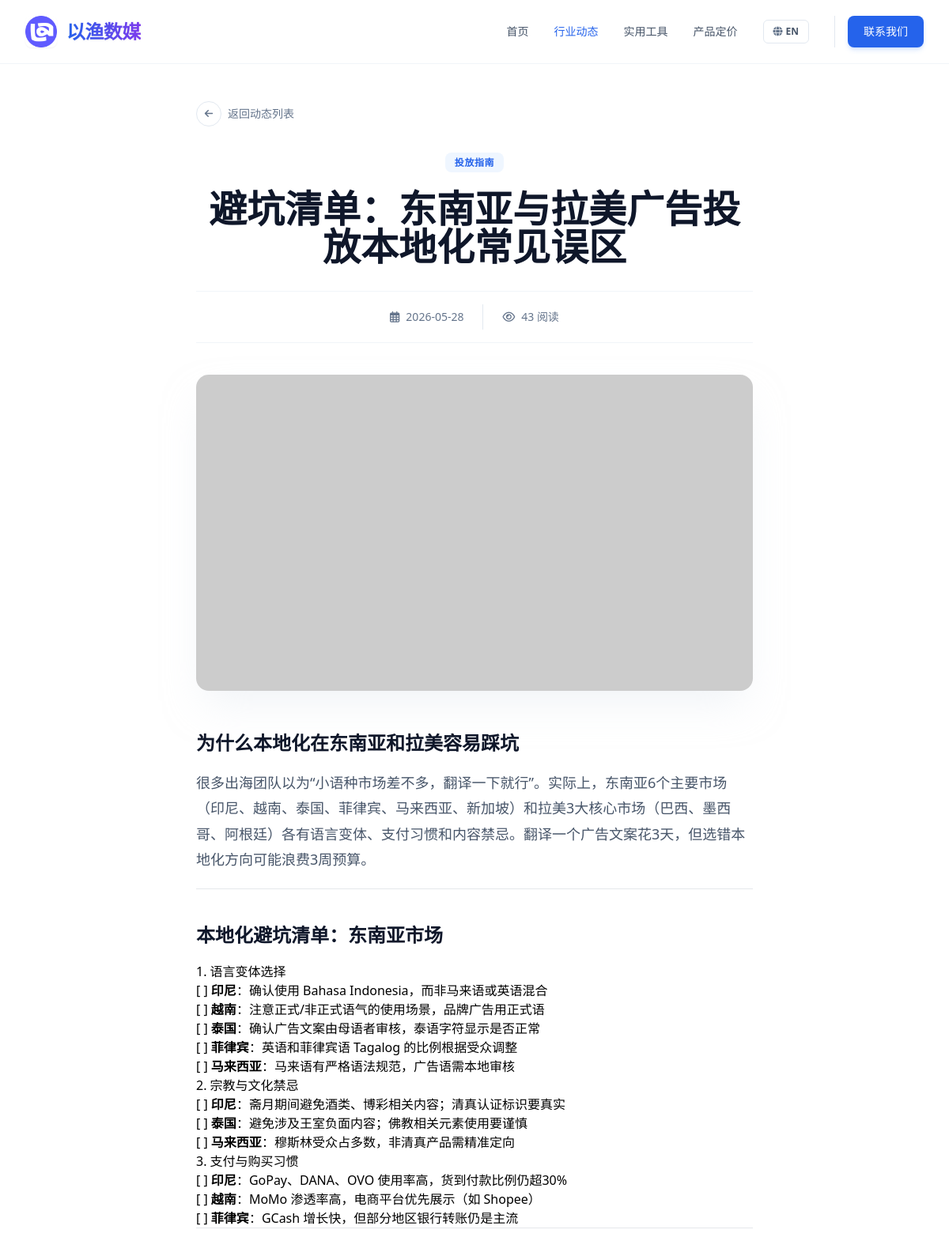
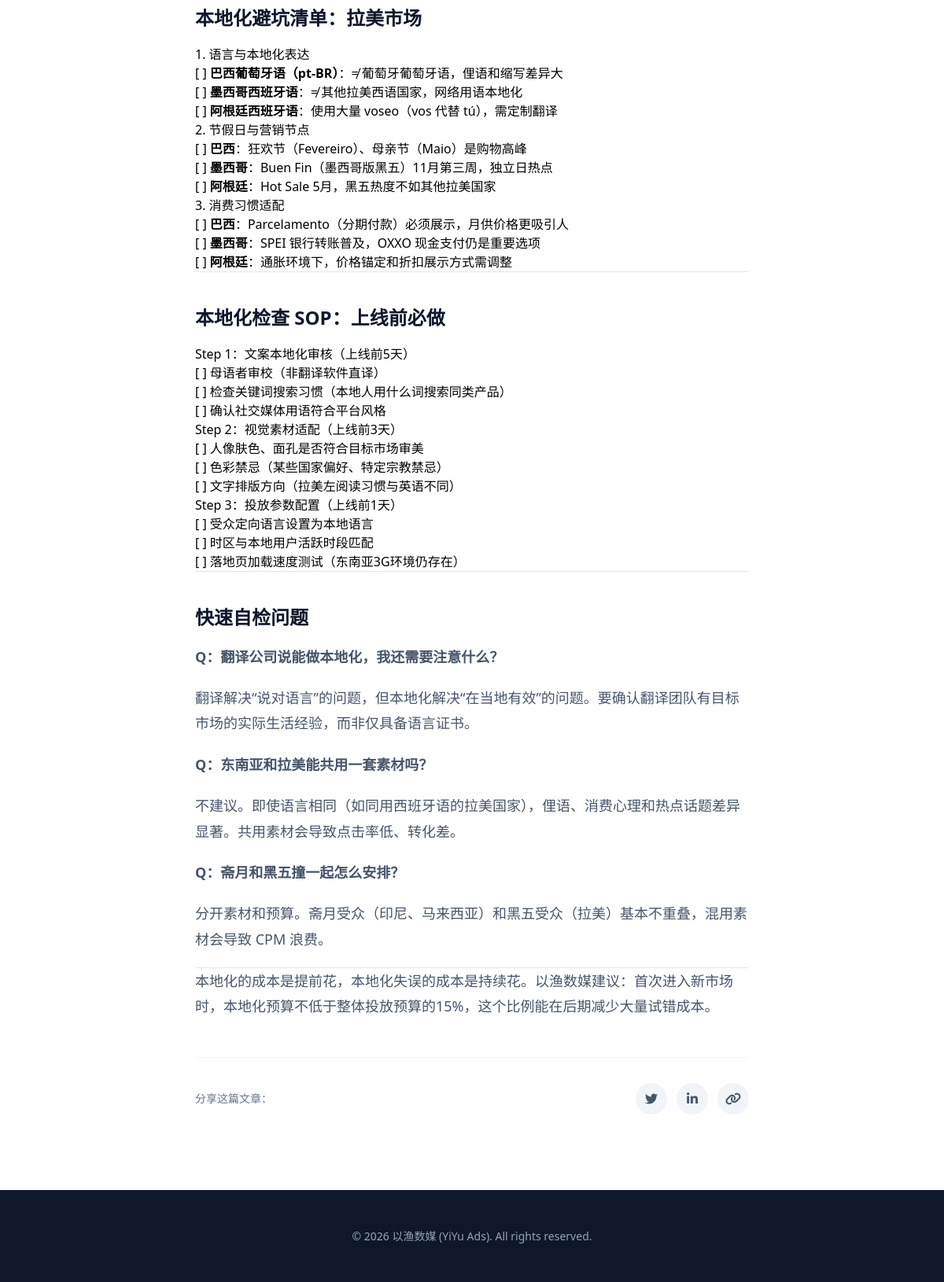
/article/127, run on the app's committed database (2 pictures, top to bottom).
### tables this page shows
CREATE TABLE articles (
            id INTEGER PRIMARY KEY AUTOINCREMENT,
            category_id TEXT NOT NULL,
            title TEXT NOT NULL,
            summary TEXT NOT NULL,
            content TEXT NOT NULL,
            date TEXT NOT NULL,
            views INTEGER DEFAULT 0,
            image TEXT NOT NULL
        , seo_keywords TEXT DEFAULT '', seo_score INTEGER DEFAULT 0, title_en TEXT DEFAULT '', summary_en TEXT DEFAULT '', content_en TEXT DEFAULT '', title_vi TEXT DEFAULT "", summary_vi TEXT DEFAULT "", content_vi TEXT DEFAULT "");

### app.py (the view)
@app.route('/article/<int:article_id>')
def article_detail(article_id):
    db = get_db()
    cur = db.cursor()
    cur.execute('SELECT * FROM articles WHERE id = ?', (article_id,))
    article = cur.fetchone()
    if article is None:
        return "Article not found", 404
    return render_template('article_detail.html', article=dict(article))

### app.py (called while the page is built)
def get_db():
    db = getattr(g, '_database', None)
    if db is None:
        db = g._database = sqlite3.connect(DB_PATH)
        db.row_factory = sqlite3.Row
    return db

@app.teardown_appcontext
def close_connection(exception):
    db = getattr(g, '_database', None)
    if db is not None:
        db.close()

@app.after_request
def add_header(response):
    response.headers["Cache-Control"] = "no-cache, no-store, must-revalidate"
    response.headers["Pragma"] = "no-cache"
    response.headers["Expires"] = "0"
    response.headers['Cache-Control'] = 'public, max-age=0'
    return response

### templates/article_detail.html (shortened to what this page needs)
<!DOCTYPE html>
<html lang="zh-CN" x-data="appData()">
<head>
    <script src="https://cdn.tailwindcss.com"></script>
    <link href="https://cdnjs.cloudflare.com/ajax/libs/font-awesome/6.0.0/css/all.min.css" rel="stylesheet">
</head>
<body class="font-sans antialiased bg-white">
    <nav class="fixed w-full z-50 transition-all duration-300 bg-white/90 backdrop-blur-md border-b border-slate-100">
        <div class="max-w-7xl mx-auto px-4 sm:px-6 lg:px-8">
            <div class="flex justify-between h-20 items-center">
                <a href="/" class="flex-shrink-0 flex items-center gap-3 group">
                    <img src="{{ url_for('static', filename='images/logo.png') }}" alt="Logo" class="w-10 h-10 rounded-lg object-cover shadow-sm group-hover:shadow-md transition-shadow duration-300" onerror="this.src='https://ui-avatars.com/api/?name=YY&background=0D8ABC&color=fff'">
                    <span class="font-extrabold text-2xl tracking-tight bg-clip-text text-transparent bg-gradient-to-r from-blue-600 to-violet-600 drop-shadow-sm">以渔数媒</span>
                </a>
                <div class="hidden md:flex space-x-8 items-center">
                    <a href="/" class="text-sm font-medium text-slate-600 hover:text-blue-600 transition-colors" x-text="t[lang].nav.home">首页</a>
                    <a href="/articles" class="text-sm font-medium text-blue-600 transition-colors" x-text="t[lang].nav.articles">行业动态</a>
                                        <a href="/tools" class="text-sm font-medium text-slate-600 hover:text-blue-600 transition-colors" x-text="t[lang].nav.tools">实用工具</a>
<a href="/pricing" class="text-sm font-medium text-slate-600 hover:text-blue-600 transition-colors" x-text="t[lang].nav.pricing">产品定价</a>
                    <button @click="toggleLang()" class="flex items-center space-x-1 px-3 py-1.5 rounded-md border border-slate-200 hover:border-blue-400 hover:bg-slate-50 transition-all">
                        <i class="fas fa-globe text-slate-500 text-xs"></i>
                        <span class="text-xs font-bold text-slate-600" x-text="lang === 'zh' ? 'EN' : '中'"></span>
                    </button>
                    <div class="flex items-center gap-3 pl-4 border-l border-slate-200">
                        <a href="https://t.me/yiyiyiads" target="_blank" class="px-5 py-2.5 rounded-lg bg-blue-600 text-white text-sm font-medium hover:bg-blue-700 transition-all shadow-md shadow-blue-500/20" x-text="t[lang].nav.contact">联系我们</a>
                    </div>
                </div>
            </div>
        </div>
    </nav>
    <main class="pt-32 pb-24">
        <div class="max-w-3xl mx-auto px-4 sm:px-6 lg:px-8 mb-8">
            <a href="/articles" class="inline-flex items-center gap-2 text-sm font-medium text-slate-500 hover:text-blue-600 transition-colors group">
                <div class="w-8 h-8 rounded-full border border-slate-200 flex items-center justify-center group-hover:border-blue-500 group-hover:bg-blue-50 transition-all">
                    <i class="fas fa-arrow-left text-xs group-hover:-translate-x-0.5 transition-transform"></i>
                </div>
                <span x-text="t[lang].back">返回动态列表</span>
            </a>
        </div>
        <article class="max-w-3xl mx-auto px-4 sm:px-6 lg:px-8">
            <header class="mb-10 text-center">
                <div class="mb-6">
                    <span class="px-3 py-1 bg-blue-50 text-blue-600 text-xs font-bold rounded-lg uppercase tracking-wider">
                        <span x-show="lang === 'zh'">
                            {% if article.category_id == 'news' %}官方公告
                            {% elif article.category_id == 'insight' %}行业洞察
                            {% elif article.category_id == 'guide' %}投放指南
                            {% elif article.category_id == 'update' %}产品更新
                            {% else %}资讯{% endif %}
                        </span>
                    </span>
                </div>
                <h1 class="text-3xl md:text-4xl lg:text-5xl font-extrabold text-slate-900 leading-tight mb-8">
                    <span x-show="lang === 'zh'">{{ article.get('title', '') }}</span>
                </h1>
                <div class="flex items-center justify-center gap-6 text-sm text-slate-500 border-t border-b border-slate-100 py-4">
                    <div class="flex items-center gap-2">
                        <i class="far fa-calendar-alt"></i>
                        <span>{{ article.date }}</span>
                    </div>
                    <div class="flex items-center gap-2">
                        <i class="far fa-eye"></i>
                        <span><span id="article-view-count" data-article-id="{{ article.id }}" data-base-views="{{ article.views }}">{{ article.views }}</span> <span x-text="t[lang].reads">阅读</span></span>
                    </div>
                </div>
            </header>
            <div class="rounded-2xl overflow-hidden mb-12 shadow-2xl shadow-slate-200/50">
                <img src="{{ article.image }}" alt="Featured Image" class="w-full h-[400px] object-cover">
            </div>
            <div class="prose max-w-none" x-show="lang === 'zh'">
                {{ article.get('content', '') | markdown | safe }}
            </div>
            <div class="mt-12 pt-8 border-t border-slate-100 flex items-center justify-between">
                <div class="text-sm font-medium text-slate-500" x-text="t[lang].share">分享这篇文章：</div>
                <div class="flex gap-3">
                    <button class="w-10 h-10 rounded-full bg-slate-100 flex items-center justify-center text-slate-600 hover:bg-[#1DA1F2] hover:text-white transition-colors">
                        <i class="fab fa-twitter"></i>
                    </button>
                    <button class="w-10 h-10 rounded-full bg-slate-100 flex items-center justify-center text-slate-600 hover:bg-[#0077B5] hover:text-white transition-colors">
                        <i class="fab fa-linkedin-in"></i>
                    </button>
                    <button class="w-10 h-10 rounded-full bg-slate-100 flex items-center justify-center text-slate-600 hover:bg-[#00B489] hover:text-white transition-colors">
                        <i class="fas fa-link"></i>
                    </button>
                </div>
            </div>
        </article>
    </main>
    <footer class="bg-slate-900 py-12 border-t border-slate-800">
        <div class="max-w-7xl mx-auto px-4 sm:px-6 lg:px-8 text-center">
            <p class="text-slate-400 text-sm">
                &copy; 2026 以渔数媒 (YiYu Ads). All rights reserved.
            </p>
        </div>
    </footer>
</body>
</html>

### templates/article_detail.html (style rules this page uses)
.prose h2 { color: #0f172a; font-weight: 700; font-size: 1.5rem; margin-top: 2.5rem; margin-bottom: 1rem; }
.prose p { color: #475569; line-height: 1.8; margin-bottom: 1.25rem; font-size: 1.125rem; }

### data on the page
articles: get "避坑清单：东南亚与拉美广告投放本地化常见误区", date "2026-05-28", views "43", get "为什么本地化在东南亚和拉美容易踩坑 很多出海团队以为“小语种市场差不多，翻译一下就行”。实际上，东南亚6个主要市场（印尼、越南、泰国、菲律宾、马来西亚、新加坡）和拉美3大核心市场（巴西、墨西哥、阿根廷）各有语言变体、支付习惯和内容禁忌。翻译一个广告文案花3天，但选错本地化方向可能浪费3周预算。 本地化避坑清单：东南亚市场 1. 语言变体选择 [ ] 印尼 ：确认使用 Bahasa Indonesia，而非马来语或英语混合 [ ] 越南 ：注意正式/非正式语气的使用场景，品牌广告用正式语 [ ] 泰国 ：确认广告文案由母语者审核，泰语字符显示是否正常 [ ] 菲律宾 ：英语和菲律宾语 Tagalog 的比例根据受众调整 [ ] 马来西亚 ：马来语有严格语法规范，广告语需本地审核 2. 宗教与文化禁忌 [ ] 印尼 ：斋月期间避免酒类、博彩相关内容；清真认证标识要真实 [ ] 泰国 ：避免涉及王室负面内容；佛教相关元素使用要谨慎 [ ] 马来西亚 ：穆斯林受众占多数，非清真产品需精准定向 3. 支付与购买习惯 [ ] 印尼 ：GoPay、DANA、OVO 使用率高，货到付款比例仍超30% [ ] 越南 ：MoMo 渗透率高，电商平台优先展示（如 Shopee） [ ] 菲律宾 ：GCash 增长快，但部分地区银行转账仍是主流 本地化避坑清单：拉美市场 1. 语言与本地化表达 [ ] 巴西葡萄牙语（pt-BR） ：≠ 葡萄牙葡萄牙语，俚语和缩写差异大 [ ] 墨西哥西班牙语 ：≠ 其他拉美西语国家，网络用语本地化 [ ] 阿根廷西班牙语 ：使用大量 voseo（vos 代替…"
